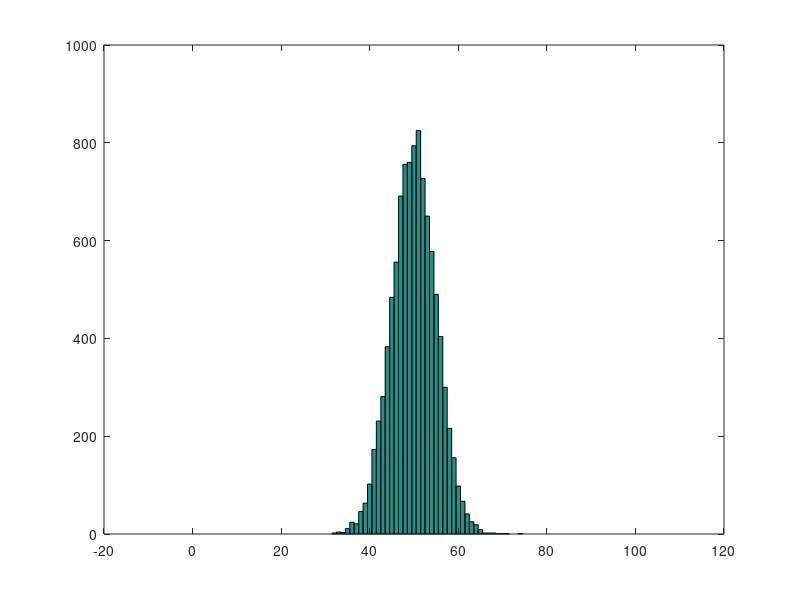

Source code (MATLAB):
coin_flips=rand(100,10000);
coin_flips=coin_flips>0.5;
nHeads=sum(coin_flips,1);
hist(nHeads,0:1:100);
mean(nHeads)
std(nHeads)